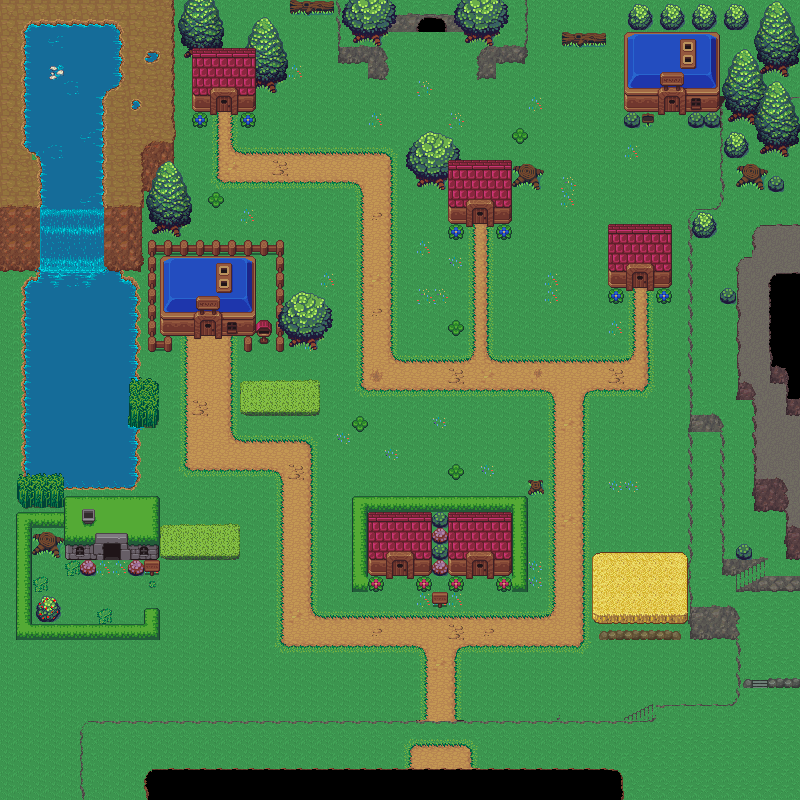

This is a level from a 2D game, rendered from its Tiled map with the project's own tilesets. A one-line summary and the map file follow, with tile-layer data summarised:
An orthogonal 50x50 tile map with 16x16 px tiles, 5 tile layers (collision, underground, ground, decor, ...), 6 tilesets and 6 objects (town_to_ruins, town_arrival, town_guard, town_elder, worried_villager, ...).

<map version="1.10" tiledversion="1.11.2" orientation="orthogonal" renderorder="right-down" width="50" height="50" tilewidth="16" tileheight="16" infinite="0" nextlayerid="12" nextobjectid="25">
 <tileset firstgid="1" source="basic_terrain.tsx" />
 <tileset firstgid="529" source="mountains.tsx" />
 <tileset firstgid="1145" source="decor.tsx" />
 <tileset firstgid="1881" source="cave.tsx" />
 <tileset firstgid="3620" source="water.tsx" />
 <tileset firstgid="4535" source="water_animated.tsx" />
 <layer id="1" name="collision" width="50" height="50">
  <data>[2500 cells, 517 non-empty, 1 distinct tile ids]</data>
 </layer>
 <layer id="3" name="underground" width="50" height="50">
  <data>[2500 cells, 2500 non-empty, 43 distinct tile ids]</data>
 </layer>
 <layer id="4" name="ground" width="50" height="50">
  <data>[2500 cells, 2500 non-empty, 119 distinct tile ids]</data>
 </layer>
 <layer id="5" name="decor" width="50" height="50">
  <data>[2500 cells, 624 non-empty, 225 distinct tile ids]</data>
 </layer>
 <layer id="2" name="water" width="50" height="50">
  <data>[2500 cells, 224 non-empty, 58 distinct tile ids]</data>
 </layer>
 <objectgroup id="7" name="portals">
  <object id="24" name="town_to_ruins" x="425" y="695.583" width="34" height="22.6667">
   <properties>
    <property name="targetMap" type="int" value="3" />
    <property name="targetX" type="int" value="26" />
    <property name="targetY" type="int" value="1" />
    <property name="type" value="portal" />
   </properties>
  </object>
 </objectgroup>
 <objectgroup id="11" name="story_triggers">
  <object id="13" name="town_arrival" x="481" y="689.5" width="187" height="78.5">
   <properties>
    <property name="eventId" value="town_arrival" />
    <property name="forbiddenFlag" value="monk_reached_town" />
    <property name="requiredFlag" value="monk_fled_monastery" />
   </properties>
  </object>
 </objectgroup>
 <objectgroup id="8" name="npcs">
  <object id="8" name="town_guard" x="333.333" y="604.167">
   <properties>
    <property name="dialogue" value="town_guard_intro" />
    <property name="npcId" value="guard" />
    <property name="type" value="guard" />
   </properties>
   <point />
  </object>
  <object id="9" name="town_elder" x="59.5" y="590.5">
   <properties>
    <property name="dialogue" value="town_elder" />
    <property name="npcId" value="old_man" />
    <property name="requiredStoryFlag" value="monk_reached_town" />
    <property name="storyRole" value="town_elder" />
    <property name="type" value="normal" />
   </properties>
   <point />
  </object>
  <object id="17" name="worried_villager" x="639" y="324">
   <properties>
    <property name="dialogue" value="town_villager_worried" />
    <property name="npcId" value="old_man" />
    <property name="type" value="normal" />
   </properties>
   <point />
  </object>
  <object id="18" name="merchant" x="480" y="256">
   <properties>
    <property name="dialogue" value="town_merchant" />
    <property name="npcId" value="merchant" />
    <property name="type" value="shop" />
   </properties>
   <point />
  </object>
 </objectgroup>
 <objectgroup id="9" name="spawns" />
 <objectgroup id="10" name="chests" />
</map>
